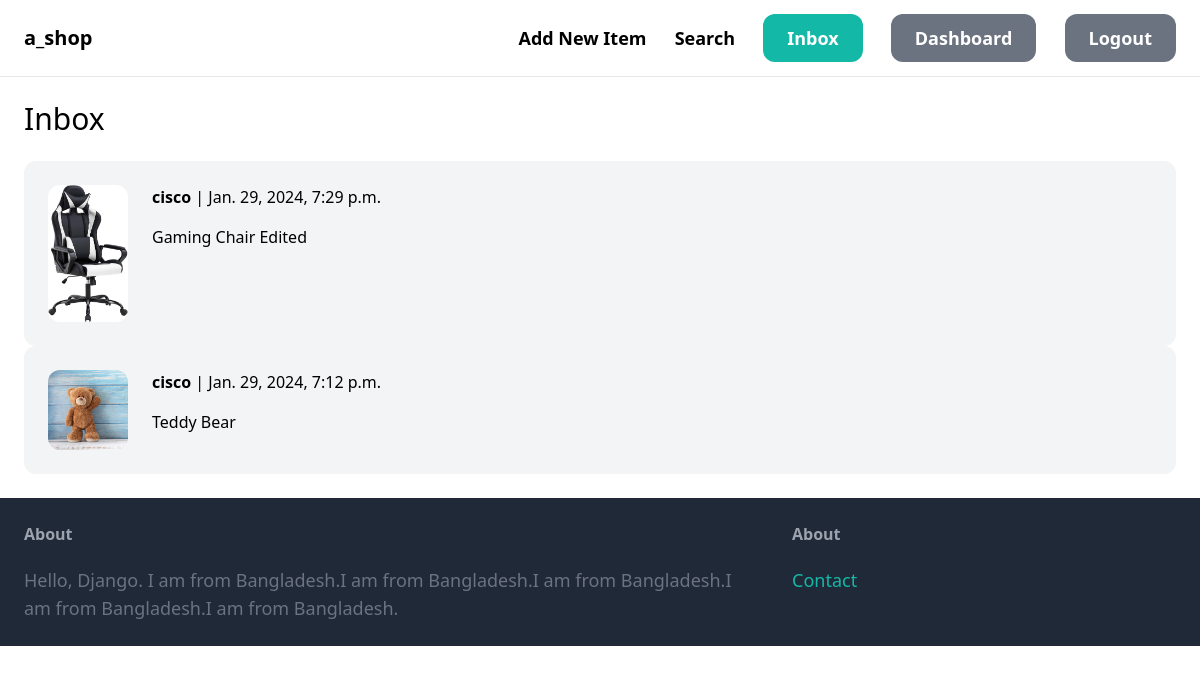
The page /inbox/ (signed in) on the database its author committed.
### conversation/models.py (models this page shows)
class Conversation(models.Model):
    item = models.ForeignKey(Item, related_name = 'conversations', on_delete=models.CASCADE)
    members = models.ManyToManyField(User, related_name = 'conversations')
    created_at = models.DateTimeField(auto_now_add=True)
    modified_at = models.DateTimeField(auto_now = True)
    class Meta:
        ordering = ('-modified_at',)

### item/models.py (models this page shows, shortened)
class Item(models.Model):
    category    = models.ForeignKey(Category, related_name = 'items', on_delete=models.CASCADE)
    name        = models.CharField(max_length=255)
    description = models.TextField(blank=True,null=True)
    price       = models.FloatField()
    image       = models.ImageField(upload_to='item_images',blank=True,null=True)
    is_sold     = models.BooleanField(default=False)
    created_by  = models.ForeignKey(User, related_name = 'item', on_delete=models.CASCADE)
    created_at  = models.DateTimeField(auto_now_add=True)

### conversation/views.py (the view)
# urls.py: path('inbox/',include('conversation.urls')),
@login_required
def inbox(request):
    conversations = Conversation.objects.filter(members__in=[request.user.id])
    return render(request, 'inbox.html', {
        'conversations':conversations
    })

### templates/inbox.html (shortened to what this page needs)
{% extends "base.html" %}
{% block content %}
    <h1 class="mb-6 text-3xl">Inbox</h1>
    <div class="space-y-6">
        {% for conversation in conversations %}
            <a href="{% url 'conversation:detail_conversation' conversation.id %}">
                <div class="p-6 flex bg-gray-100 rounded-xl">
                    <div class="pr-6">
                        <img src="{{ conversation.item.image.url }}" class="w-20 rounded-xl">
                    </div>
                    <div>
                        {% for member in  conversation.members.all %}
                            {% if member != request.user %}
                                <p class="mb-4"><strong>{{member.username}}</strong> | {{conversation.modified_at}} </p>
                                <p>{{ conversation.item.name}}</p>
                            {% endif %}
                        {% endfor %}
                    </div>
                </div>
            </a>
        {% endfor %}
    </div>
{% endblock content %}

### rows shown on the page
Conversation: item.image (picture), modified_at "Jan. 29, 2024, 7:29 p.m.", item.name "Gaming Chair Edited"
Conversation: item.image (picture), modified_at "Jan. 29, 2024, 7:12 p.m.", item.name "Teddy Bear"

### other values the page prints
{{ member.username }} "cisco"
